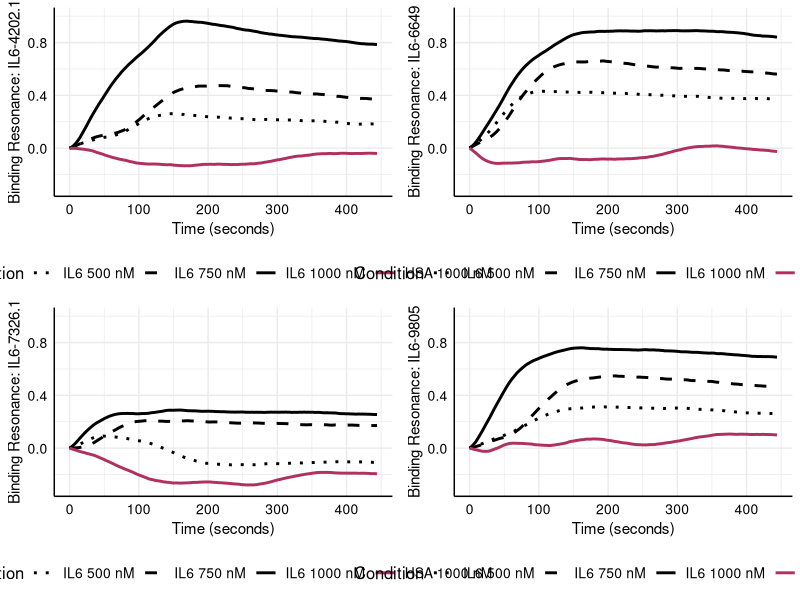

Write R code to recreate this figure.
################### Figure 3 #################
install.packages("ggplot2")
install.packages("viridis")
install.packages("tidyr")

library(tidyr)
library(gridExtra)
library(ggplot2)
library(grid)
library(viridis)

setwd("~/NGS Related Files/Naive publication plots")

# Function to create a line plot
create_line_plot <- function(aptamer, column1, column2, column3, column4, aptamer_name, max_y = NULL) {
  # Reorder factor levels to control the order in the legend
  legend_order <- c("IL6 500 nM", "IL6 750 nM", "IL6 1000 nM", "HSA 1000 nM")
  
  # Create line plot
  plot <- ggplot(aptamer, aes(x = Time..sec.)) +
    geom_line(aes(y = !!column1, linetype = "IL6 500 nM", color = "IL6 500 nM"), size = 1) +
    geom_line(aes(y = !!column2, linetype = "IL6 750 nM", color = "IL6 750 nM"), size = 1) +
    geom_line(aes(y = !!column3, linetype = "IL6 1000 nM", color = "IL6 1000 nM"), size = 1) +
    geom_line(aes(y = !!column4, linetype = "HSA 1000 nM", color = "HSA 1000 nM"), size = 1) + 
    scale_linetype_manual(values = c("IL6 500 nM" = "dotted", 
                                     "IL6 750 nM" = "dashed", 
                                     "IL6 1000 nM" = "solid", 
                                     "HSA 1000 nM" = "solid"),
                          name = "Condition",
                          breaks = legend_order,
                          labels = c("IL6 500 nM", 
                                     "IL6 750 nM", 
                                     "IL6 1000 nM", 
                                     "HSA 1000 nM")) +
    scale_color_manual(values = c("IL6 500 nM" = "black", 
                                  "IL6 750 nM" = "black", 
                                  "IL6 1000 nM" = "black", 
                                  "HSA 1000 nM" = "maroon"),
                       name = "Condition",
                       breaks = legend_order,
                       labels = c("IL6 500 nM", "IL6 750 nM", "IL6 1000 nM", "HSA 1000 nM")) +
    labs(x = "Time (seconds)", y = paste("Binding Resonance:", aptamer_name, sep = " ")) +
    theme_minimal() + 
    theme(
      axis.line = element_line(color = "black", linewidth = 0.5), 
      axis.text = element_text(size = 10, color = "black"), 
      axis.title = element_text(size = 11.), 
      legend.position = "bottom", 
      legend.title = element_text(size = 12),
      legend.text = element_text(size = 10)
    ) 
  # Set maximum y-axis value if specified
  if (!is.null(max_y)) {
    plot <- plot + ylim(-0.3, max_y)
  }
  
  return(plot)
}

# Read in binding assay values
IL6_4202_1 <- read.csv("IL6_4202_1_binding_assay.csv")
IL6_7326_1 <- read.csv("IL6_7326_1_binding_assay.csv")
IL6_6449 <- read.csv("IL6_6449_binding_assay.csv")
IL6_9805 <- read.csv("IL6_9805_binding_assay.csv")

# Plot binding resonance for each IL-6 candidate aptamer 
p1 <- create_line_plot(IL6_4202_1, quote(X500.nM.IL.6),quote(X750.nM.IL.6), quote(X1.uM.IL.6),quote(X1.uM.HSA), "IL6-4202.1", max_y = 1)
p2 <- create_line_plot(IL6_7326_1, quote(X500.nM.IL.6),quote(X750.nM.IL.6), quote(X1.uM.IL.6), quote(X1.uM.HSA), "IL6-7326.1", max_y = 1)
p3 <- create_line_plot(IL6_6449, quote(X500.nM.IL.6),quote(X750.nM.IL.6), quote(X1.uM.IL.6), quote(X1.uM.HSA), "IL6-6649", max_y = 1)
p4 <- create_line_plot(IL6_9805, quote(X500.nM.IL.6),quote(X750.nM.IL.6), quote(X1.uM.IL.6), quote(X1.uM.HSA), "IL6-9805", max_y = 1)

# Create 2x2 figure panel
combined_plot <- grid.arrange(p1, p3, p2, p4, ncol = 2, nrow = 2)
